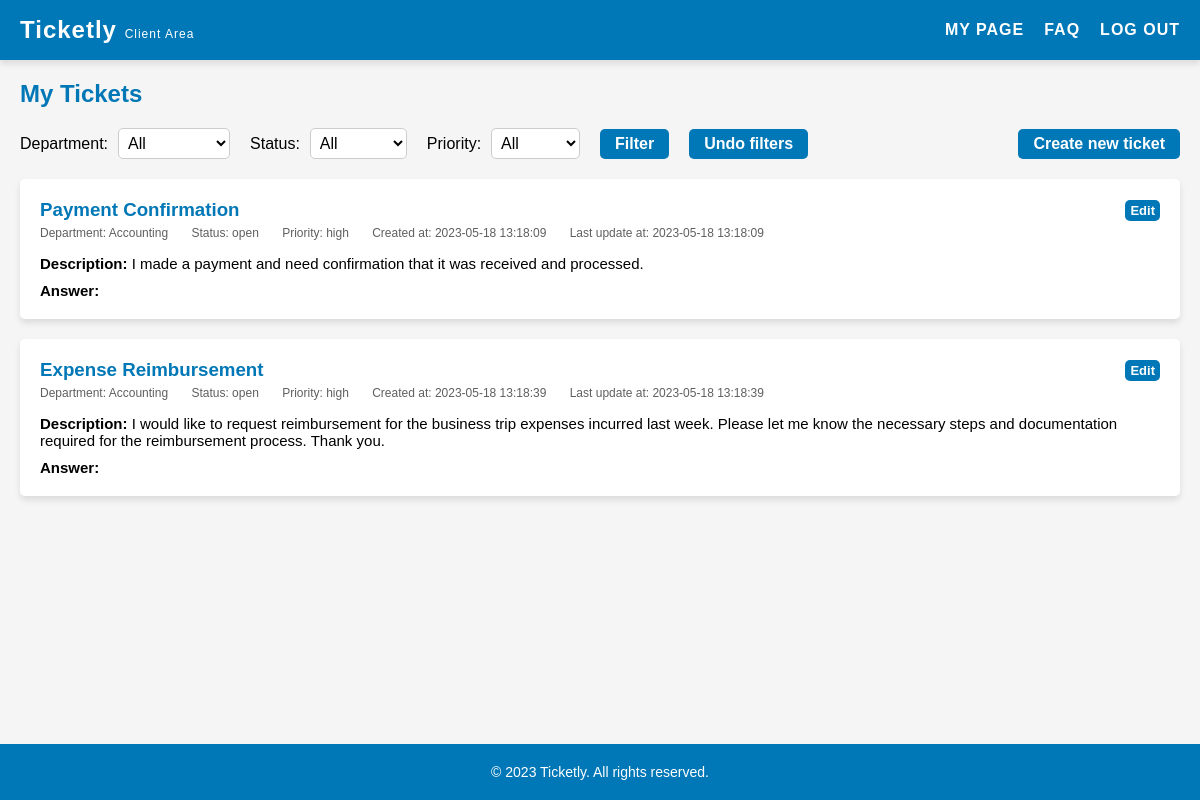
/pages/client.php (signed in), run on an earlier commit of the app's database.
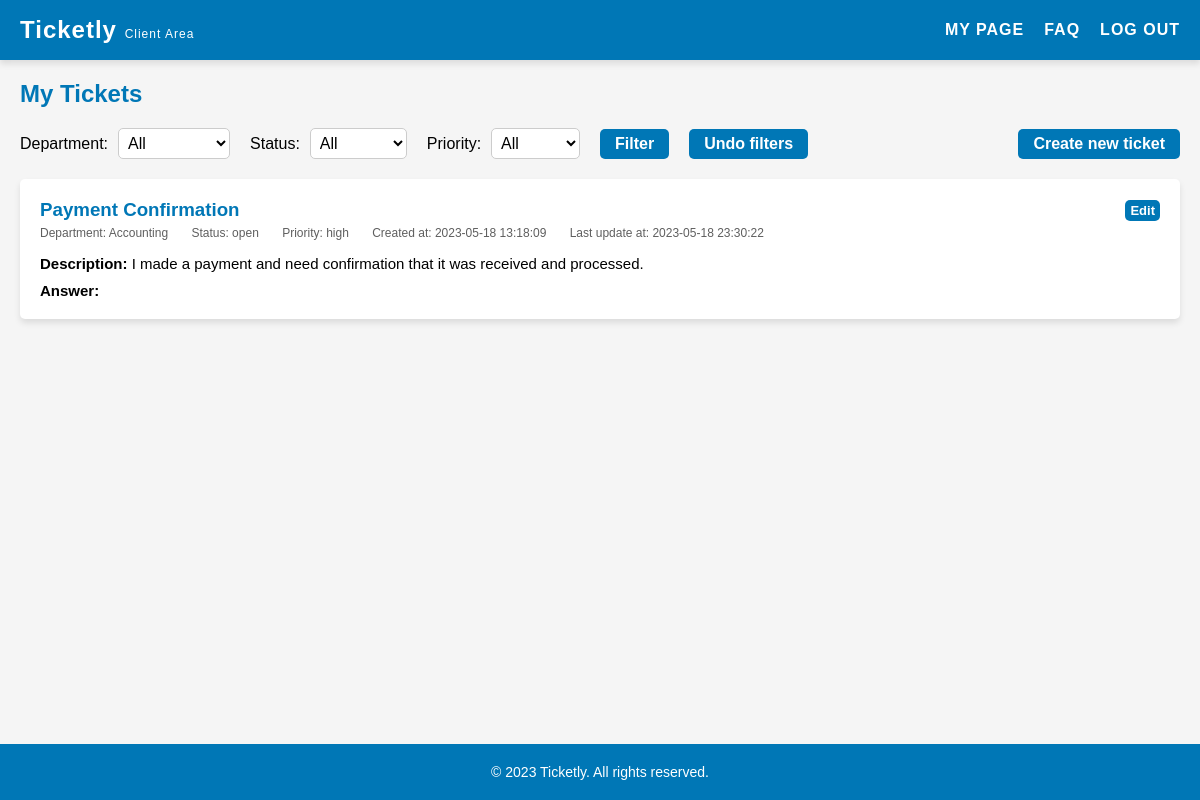
And on a later commit of the database.
### tables this page shows
CREATE TABLE "tickets" (
    id INTEGER PRIMARY KEY AUTOINCREMENT,
    title VARCHAR(255) NOT NULL,
    description TEXT NOT NULL,
    answer TEXT,
    client_id INTEGER NOT NULL,
    agent_id INTEGER,
    priority VARCHAR(10) NOT NULL DEFAULT 'medium' CHECK (priority IN ('low', 'medium', 'high')),
    created_at DATETIME NOT NULL,
    updated_at DATETIME NOT NULL,
    department_id INTEGER,
    status_id INTEGER NOT NULL DEFAULT 1,
    FOREIGN KEY(status_id) REFERENCES status(id),
    FOREIGN KEY(client_id) REFERENCES users(id),
    FOREIGN KEY(agent_id) REFERENCES users(id),
    FOREIGN KEY(department_id) REFERENCES departments(id)
);

CREATE TABLE departments (
    id INTEGER PRIMARY KEY AUTOINCREMENT,
    name VARCHAR(255) NOT NULL UNIQUE
);

CREATE TABLE status (
    id INTEGER PRIMARY KEY AUTOINCREMENT,
    name VARCHAR(255) NOT NULL UNIQUE
);

### pages/client.php (called while the page is built, shortened)
<?php
    $session = new Session();
    require_once(__DIR__ . '/../templates/client.tpl.php');
    drawClient($session);
?>

### database/departments.class.php (called while the page is built, shortened)
<?php
    function getDepartmentsNameById(PDO $db, int $id): string {
        $stmt = $db->prepare('SELECT name FROM departments WHERE id = :id');
        $stmt->bindValue(':id', $id, PDO::PARAM_INT);
        $stmt->execute();
        $row = $stmt->fetch(PDO::FETCH_ASSOC);
        if ($row) {
            return $row['name'];
        }
        return '';
    }
?>

### database/status.class.php (called while the page is built, shortened)
<?php
    function getStatusNameById(PDO $db, int $id): string {
        $stmt = $db->prepare('SELECT name FROM status WHERE id = :id');
        $stmt->bindValue(':id', $id, PDO::PARAM_INT);
        $stmt->execute();
        $row = $stmt->fetch(PDO::FETCH_ASSOC);
        if ($row) {
            return $row['name'];
        }
        return '';
    }
?>

### templates/client.tpl.php (the view, shortened to what this page needs)
<?php function drawClient(Session $session){?>
    <?php
        require_once __DIR__ . '/../database/tickets.class.php';
        require_once __DIR__ . '/../database/connection.db.php';
        require_once __DIR__ . '/../database/departments.class.php';
        require_once __DIR__ . '/../database/status.class.php';
        $clientId = $session->getId();
        $db = getDatabaseConnection();
        $stmt = $db->prepare('SELECT * FROM tickets WHERE client_id = ?');
        $stmt->execute([$clientId]);
        $tickets = $stmt->fetchAll(PDO::FETCH_ASSOC);
    ?>
    <!DOCTYPE html>
    <html>
    <head>
    <link rel="stylesheet" href="../style/client.css">
    <link rel="stylesheet" href="../style/header.css">
    </head>
    <body>
    <header>
        <h1>Ticketly <span class="smaller">Client Area</span></h1>
        <nav>
        <ul>
            <li><a href="myPage.php">My Page</a></li>
            <li><a href="faq.php">FAQ</a></li>
            <li><a href="../actions/action_logout.php">Log out</a></li>
        </ul>
        </nav>
    </header>
    <main>
        <section id="my-tickets">
        <h2>My Tickets</h2>
        <div class="filters">
            <label for="department-filter">Department:</label>
            <select id="department-filter">
                <option value="all">All</option>
            </select>
            <label for="status-filter">Status:</label>
            <select id="status-filter">
                <option value="all">All</option>
            </select>
            <label for="priority-filter">Priority:</label>
            <select id="priority-filter">
                <option value="all">All</option>
            </select>
            <button id="filter">Filter</button>
            <button id="undo-filter">Undo filters</button>
            <a href="newTicket.php" class="new-ticket-button">Create new ticket</a>
        </div>
        <?php foreach ($tickets as $ticket) { ?>
            <div class="ticket" data-department="<?= $ticket['department_id'] ?>" data-status="<?= $ticket['status_id'] ?>" data-priority="<?= $ticket['priority'] ?>">
                <div class="ticket-top">
                    <h3 class="ticket-subject"><?= $ticket['title'] ?></h3>
                    <a href="editTicket.php?id=<?= $ticket['id'] ?>" class="edit-button">Edit</a>
                </div>
                <div class="ticket-info">
                    <span class="ticket-department">Department: <?= getDepartmentsNameById($db, $ticket['department_id']) ?></span>
                    <span class="ticket-status">Status: <?= getStatusNameById($db, $ticket['status_id']) ?></span>
                    <span class="ticket-priority">Priority: <?= $ticket['priority'] ?></span>
                    <span class="ticket-createdAt">Created at: <?= $ticket['created_at'] ?></span>
                    <span class="ticket-updatedAt">Last update at: <?= $ticket['updated_at'] ?></span>
                </div>
                <div class="ticket-details">
                    <p class="ticket-summary"><strong>Description:</strong> <?= $ticket['description'] ?></p>
                    <p class="ticket-answer"><strong>Answer:</strong> <?= $ticket['answer'] ?></p>
                </div>
            </div>
        <?php } ?>
        </section>
    </main>
    <?php include '../templates/footer.tpl.php';?>
    </body>
    </html>
<?php } ?>

What changed in the data, as far as the page shows it:
removed tickets: title "Expense Reimbursement", department.name "Accounting", status.name "open", priority "high", created_at "2023-05-18 13:18:39", updated_at "2023-05-18 13:18:39", description "I would like to request reimbursement for the business trip expenses incurred last week. Please let me know the necessary steps and documentation required for the reimbursement process. Thank you."
changed tickets "Payment Confirmation": updated_at "2023-05-18 13:18:09" → "2023-05-18 23:30:22"
